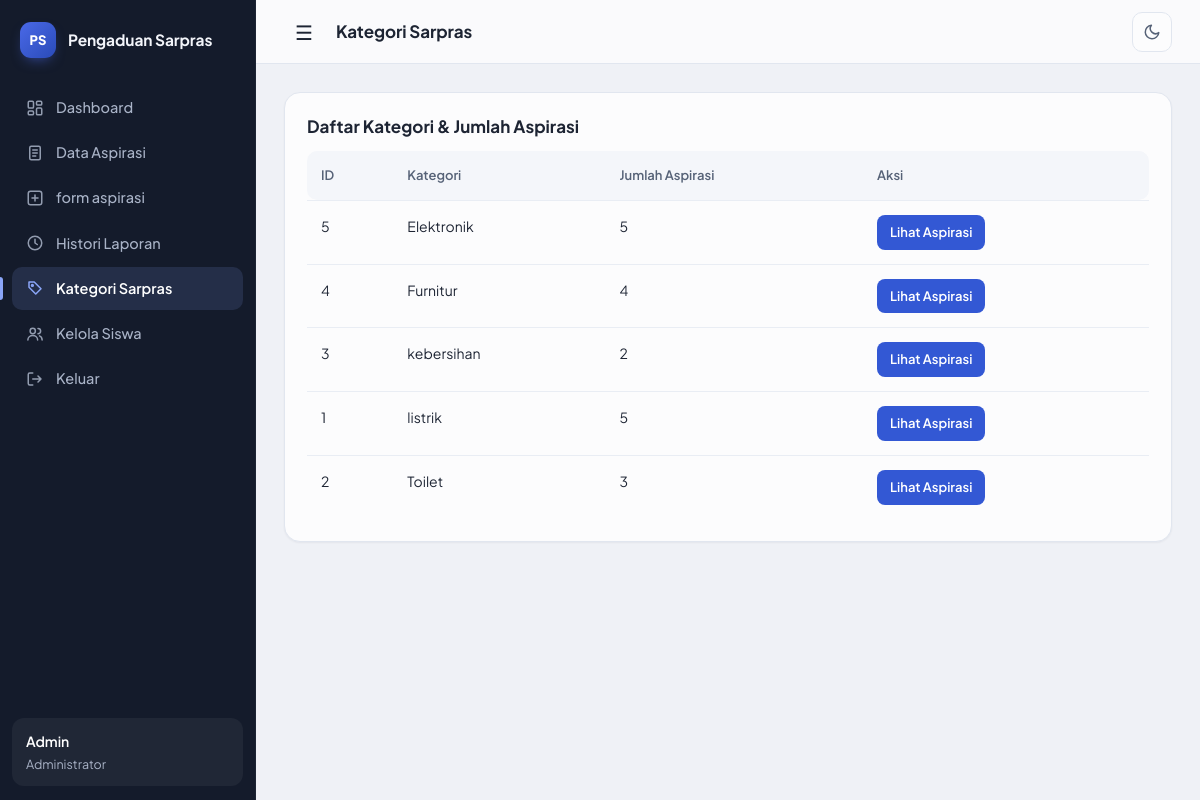
The app's page /admin/kategori (signed in) with its own data.
### tables this page shows
CREATE TABLE `kategori` (
  `id_kategori` int NOT NULL,
  `nama_kategori` varchar(50) NOT NULL,
  `ket_kategori` varchar(50) NOT NULL
);

### config/database.php (called while the page is built, shortened)
<?php
require_once __DIR__ . '/../models/m_koneksi.php';
function e($value) { return htmlspecialchars((string)$value, ENT_QUOTES, 'UTF-8'); }
function base_url() {
    $root = str_replace('\\', '/', dirname(__DIR__));
    $docRoot = isset($_SERVER['DOCUMENT_ROOT']) ? str_replace('\\', '/', rtrim($_SERVER['DOCUMENT_ROOT'], '/')) : '';
    $rel = ($docRoot !== '' && strpos($root, $docRoot) === 0) ? substr($root, strlen($docRoot)) : '';
    $rel = '/' . trim($rel, '/');
    return $rel === '/' ? '' : $rel;
}
$base = base_url();
function url($path) {
    global $base;
    return $base . '/' . ltrim($path, '/');
}
function current_user() {
    global $conn;
    if ($_SESSION['role'] === 'admin' && !empty($_SESSION['id_admin'])) {
        $id = (int)$_SESSION['id_admin'];
        $st = mysqli_prepare($conn, 'SELECT id_admin,username,nama FROM admin WHERE id_admin=?');
        mysqli_stmt_bind_param($st, 'i', $id);
        mysqli_stmt_execute($st);
        $r = mysqli_stmt_get_result($st);
        $u = mysqli_fetch_assoc($r);
        return $u;
    }
    return null;
}

### view/admin/kategori.php (the view, shortened to what this page needs)
<?php
require_once __DIR__ . '/../../config/database.php';
$user = current_user();
$r = mysqli_query($conn, "SELECT k.id_kategori,k.nama_kategori,k.ket_kategori,COUNT(a.id_aspirasi) jumlah FROM kategori k LEFT JOIN aspirasi a ON a.id_kategori=k.id_kategori GROUP BY k.id_kategori,k.nama_kategori,k.ket_kategori ORDER BY k.nama_kategori ASC");
?>
<!doctype html>
<html lang="id">
<head>
    <link rel="stylesheet" href="<?= e($base) ?>/assets/admin.css">
</head>
<body>
    <aside class="sidebar" id="sidebar">
        <div class="sidebar-header">Pengaduan Sarpras</div>
        <ul>
            <li><a href="<?= e(url('admin/dashboard')) ?>" class="">Dashboard</a></li>
            <li><a href="<?= e(url('admin/aspirasi')) ?>" class="">Data Aspirasi</a></li>
            <li><a href="<?= e(url('admin/form_aspirasi')) ?>" class="">form aspirasi</a></li>
            <li><a href="<?= e(url('admin/histori')) ?>" class="">Histori Laporan</a></li>
            <li><a href="<?= e(url('admin/kategori')) ?>" class="active">Kategori Sarpras</a></li>
            <li><a href="<?= e(url('admin/siswa')) ?>">Kelola Siswa</a></li>
            <li><a href="<?= e(url('auth/logout')) ?>">Keluar</a></li>
        </ul>
        <div class="admin-user"><strong><?= e($user["nama"] ?? "Admin") ?></strong>Administrator</div>
    </aside>
    <div class="main-content">
        <header class="topbar"><label for="menuToggle" class="menu-icon">&#9776;</label>
            <h1>Kategori Sarpras</h1>
        </header>
        <main class="content-area">
            <section class="panel">
                <h2 style="margin-top:0">Daftar Kategori & Jumlah Aspirasi</h2>
                <div style="overflow:auto">
                    <table class="table">
                        <tr>
                            <th>ID</th>
                            <th>Kategori</th>
                            <th>Jumlah Aspirasi</th>
                            <th>Aksi</th>
                        </tr>
                        <?php while ($k = mysqli_fetch_assoc($r)): ?>
                            <tr>
                                <td><?= $k['id_kategori'] ?></td>
                                <td><?= e($k['nama_kategori']) ?></td>
                                <td><?= $k['jumlah'] ?></td>
                                <td><a class="btn small" href="<?= e(url('admin/aspirasi')) ?>?q=<?= urlencode($k['nama_kategori']) ?>">Lihat Aspirasi</a></td>
                            </tr>
                        <?php endwhile; ?>
                    </table>
                </div>
            </section>
        </main>
    </div>
</body>
</html>

### records on screen
kategori: id_kategori "5", nama_kategori "Elektronik", jumlah "5"
kategori: id_kategori "4", nama_kategori "Furnitur", jumlah "4"
kategori: id_kategori "3", nama_kategori "kebersihan", jumlah "2"
kategori: id_kategori "1", nama_kategori "listrik", jumlah "5"
kategori: id_kategori "2", nama_kategori "Toilet", jumlah "3"

### other values on screen
$user["nama"] "Admin"
